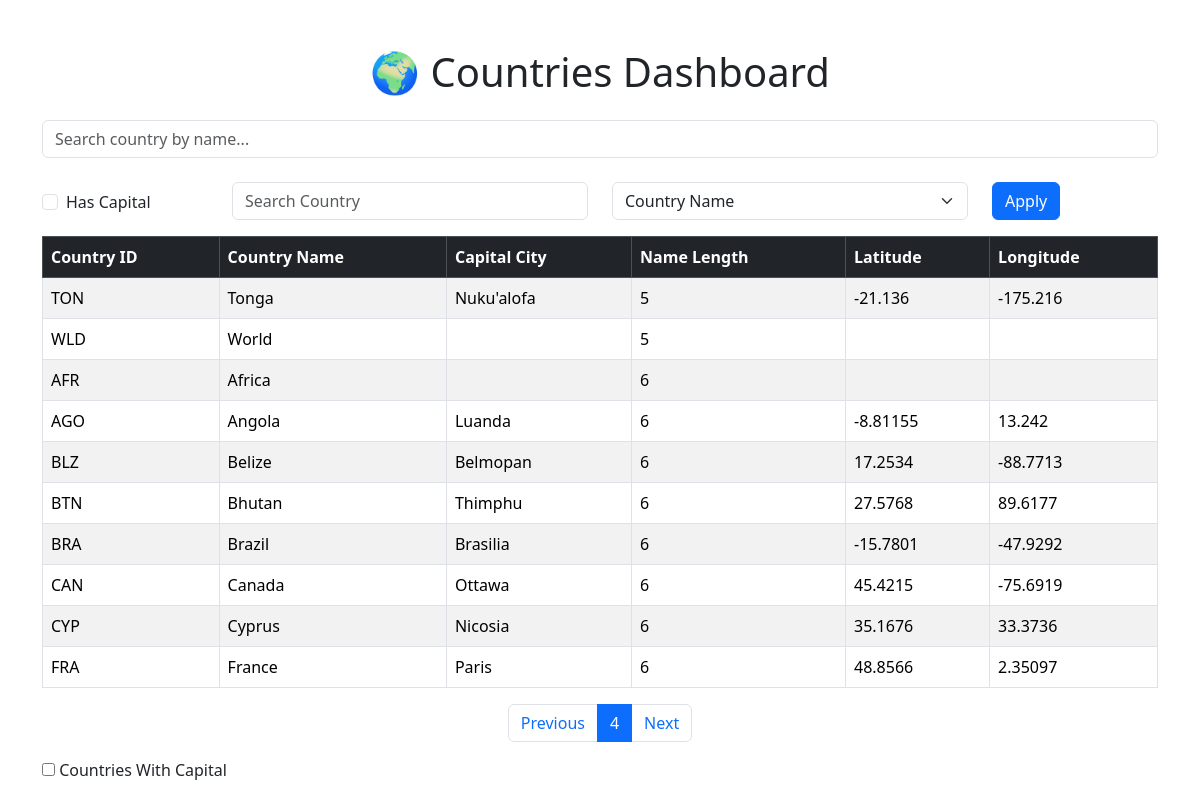
The page /countries/?page=4&search= on the database its author committed.
### dashboard/models.py (models this page shows, shortened)
class Country(models.Model):
    country_id = models.CharField(
        max_length=10,
        primary_key=True
    )
    country_name = models.CharField(
        max_length=100
    )
    name_length = models.IntegerField()
    capital_city = models.CharField(
        max_length=100
    )
    latitude = models.CharField(
        max_length=50
    )
    longitude = models.CharField(
        max_length=50
    )
    history = HistoricalRecords()

### dashboard/views.py (the view)
def country_list(request):
    search = request.GET.get('search', '')
    countries = Country.objects.all()
    if search:
        countries = countries.filter(
            country_name__istartswith=search
        )
    countries = countries.order_by(
        'name_length',
        'country_name'
    )
    paginator = Paginator(countries, 10)
    page_number = request.GET.get('page')
    countries = paginator.get_page(page_number)
    return render(
        request,
        'countries.html',
        {
            'countries': countries,
            'search': search,
        }
    )

### dashboard/templates/countries.html (shortened to what this page needs)
<!DOCTYPE html>
<html lang="en">
<head>
    <link href="https://cdn.jsdelivr.net/npm/bootstrap@5.3.3/dist/css/bootstrap.min.css" rel="stylesheet">
</head>
<body>
<div class="container mt-5">
    <h1 class="text-center mb-4">
        🌍 Countries Dashboard
    </h1>
    <form method="GET" class="mb-4">
        <input
            type="text"
            name="search"
            value="{{ search }}"
            class="form-control"
            placeholder="Search country by name..."
        >
    </form>
    <div class="table-responsive">
<form method="GET" class="row mb-3">
<div class="col-md-2">
    <div class="form-check mt-2">
        <input
            class="form-check-input"
            type="checkbox"
            name="has_capital"
            value="1"
        >
        <label class="form-check-label">
            Has Capital
        </label>
    </div>
</div>
    <div class="col-md-4">
        <input
            type="text"
            name="search"
            value="{{ search }}"
            class="form-control"
            placeholder="Search Country">
    </div>
    <div class="col-md-4">
        <select name="sort" class="form-select">
            <option value="country_name"
                {% if sort == 'country_name' %}selected{% endif %}>
                Country Name
            </option>
        </select>
    </div>
    <div class="col-md-2">
        <button type="submit" class="btn btn-primary">
            Apply
        </button>
    </div>
</form>
        <table class="table table-striped table-hover table-bordered align-middle">
            <thead class="table-dark">
                <tr>
                    <th>Country ID</th>
                    <th>Country Name</th>
                    <th>Capital City</th>
                    <th>Name Length</th>
                    <th>Latitude</th>
                    <th>Longitude</th>
                </tr>
            </thead>
            <tbody>
                {% for country in countries %}
                <tr>
                    <td>{{ country.country_id }}</td>
                    <td>{{ country.country_name }}</td>
                    <td>{{ country.capital_city }}</td>
                    <td>{{ country.name_length }}</td>
                    <td>{{ country.latitude }}</td>
                    <td>{{ country.longitude }}</td>
                </tr>
                {% empty %}
                <tr>
                    <td colspan="6" class="text-center">
                        No countries found.
                    </td>
                </tr>
                {% endfor %}
            </tbody>
        </table>
<nav>
    <ul class="pagination justify-content-center">
        {% if countries.has_previous %}
        <li class="page-item">
            <a class="page-link"
               href="?page={{ countries.previous_page_number }}&search={{ search }}">
               Previous
            </a>
        </li>
        {% endif %}
        <li class="page-item active">
            <span class="page-link">
                {{ countries.number }}
            </span>
        </li>
        {% if countries.has_next %}
        <li class="page-item">
            <a class="page-link"
               href="?page={{ countries.next_page_number }}&search={{ search }}">
               Next
            </a>
        </li>
        {% endif %}
    </ul>
</nav>
    </div>
<label>
<input type="checkbox"
       name="has_capital"
       value="1">
Countries With Capital
</label>
</div>
</body>
</html>

### rows shown on the page
Country: country_id "TON", country_name "Tonga", capital_city "Nuku'alofa", name_length "5", latitude "-21.136", longitude "-175.216"
Country: country_id "WLD", country_name "World", name_length "5"
Country: country_id "AFR", country_name "Africa", name_length "6"
Country: country_id "AGO", country_name "Angola", capital_city "Luanda", name_length "6", latitude "-8.81155", longitude "13.242"
Country: country_id "BLZ", country_name "Belize", capital_city "Belmopan", name_length "6", latitude "17.2534", longitude "-88.7713"
Country: country_id "BTN", country_name "Bhutan", capital_city "Thimphu", name_length "6", latitude "27.5768", longitude "89.6177"
Country: country_id "BRA", country_name "Brazil", capital_city "Brasilia", name_length "6", latitude "-15.7801", longitude "-47.9292"
Country: country_id "CAN", country_name "Canada", capital_city "Ottawa", name_length "6", latitude "45.4215", longitude "-75.6919"
Country: country_id "CYP", country_name "Cyprus", capital_city "Nicosia", name_length "6", latitude "35.1676", longitude "33.3736"
Country: country_id "FRA", country_name "France", capital_city "Paris", name_length "6", latitude "48.8566", longitude "2.35097"

### other values the page prints
{{ countries.number }} "4"
